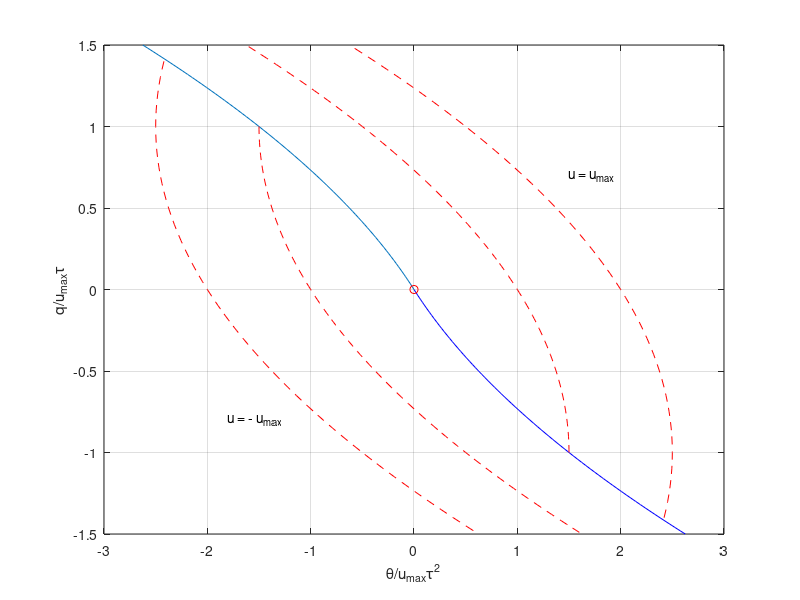

This figure's MATLAB source:
% Script p9_3_06.m; min time to theta=q=0 for qdot=u,
% thetadot=q-tau*u with |u|<=umax; t in units of tau, u in 
% umax, q in umax*tau, theta in umax*tau^2;       8/98, 3/31/02
%
q=[0:.02:1.5]; N=length(q); un=ones(1,N); th=.5*un-(q+un).^2/2;
q1=[-1:.02:1.5]; N1=length(q1); un1=ones(1,N1); 
th1=1.5*un1-(q1+un1).^2/2; q2=[-1.4:.05:1.5]; N2=length(q2); 
un2=ones(1,N2); th2=2.5*un2-(q2+un2).^2/2; 
%
figure(1); clf; plot(th,q,-th,-q,'b',0,0,'ro',th1,q1,'r--',...
    -th1,-q1,'r--',th2,q2,'r--',-th2,-q2,'r--'); grid
xlabel('\theta/u_{max}\tau^2'); ylabel('q/u_{max}\tau')
text(1.5,.7,'u = u_{max}'); text(-1.8,-.8,'u = - u_{max}')
   
